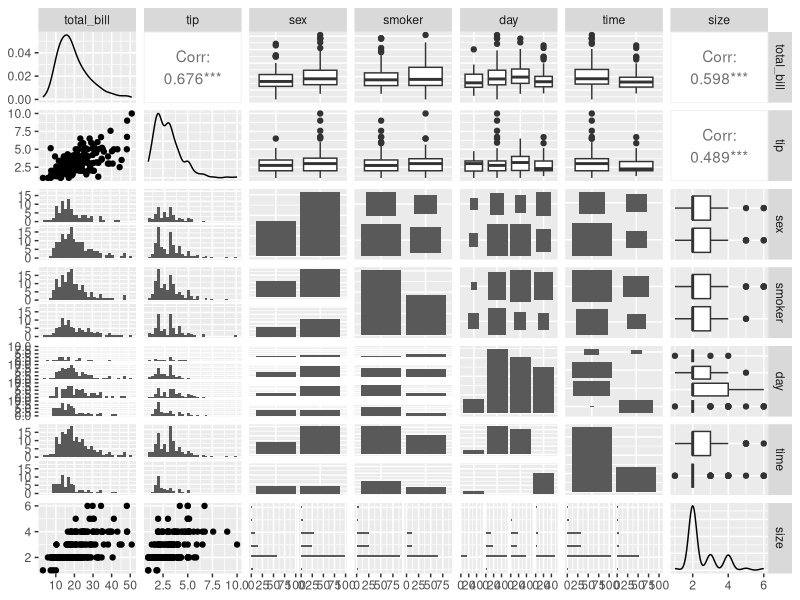
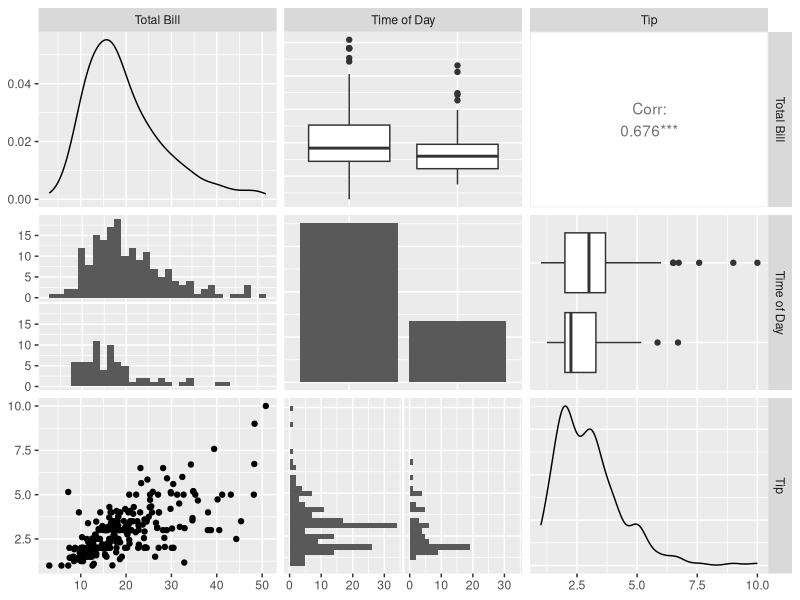
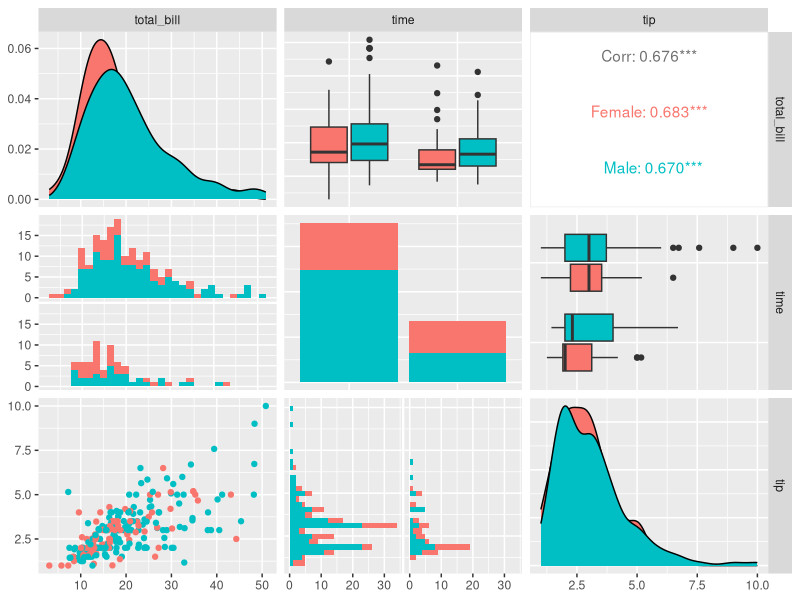
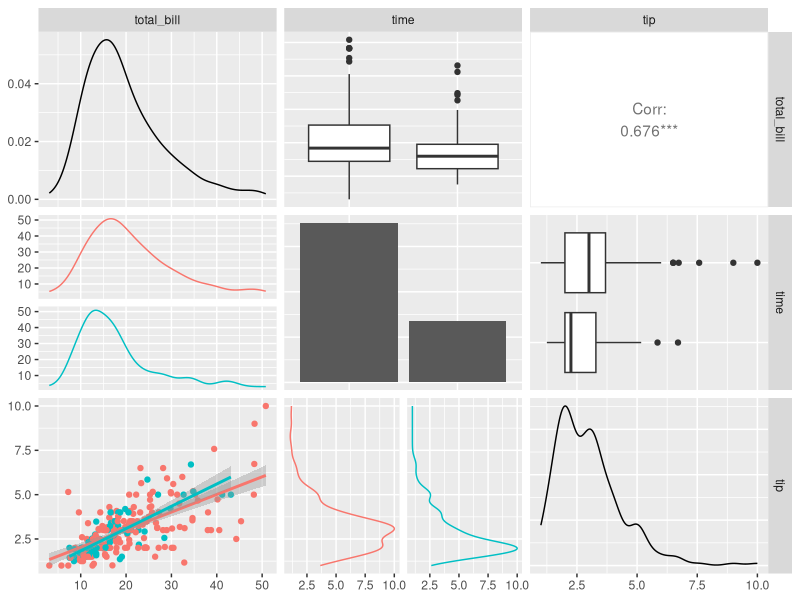
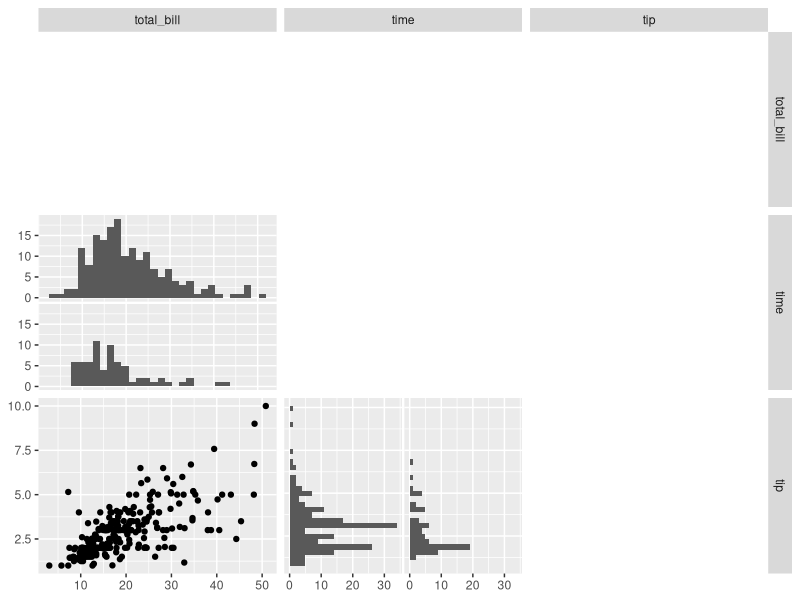
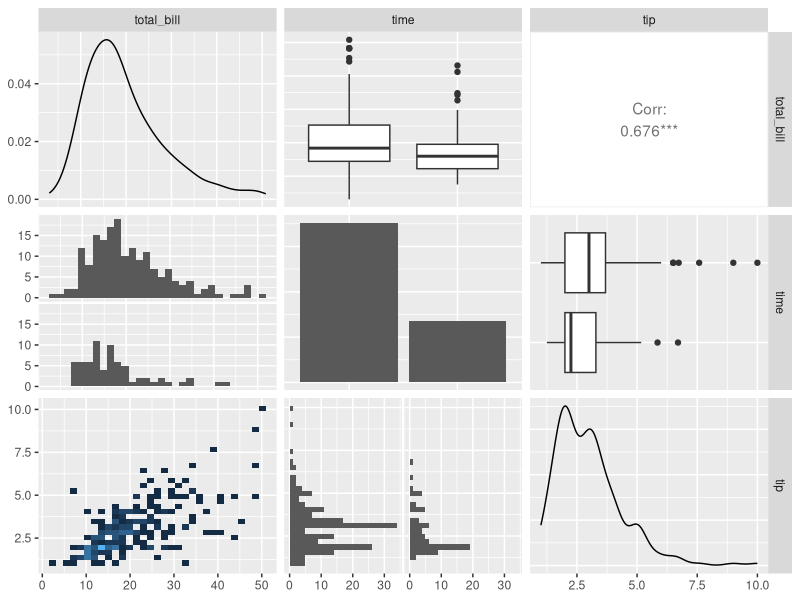
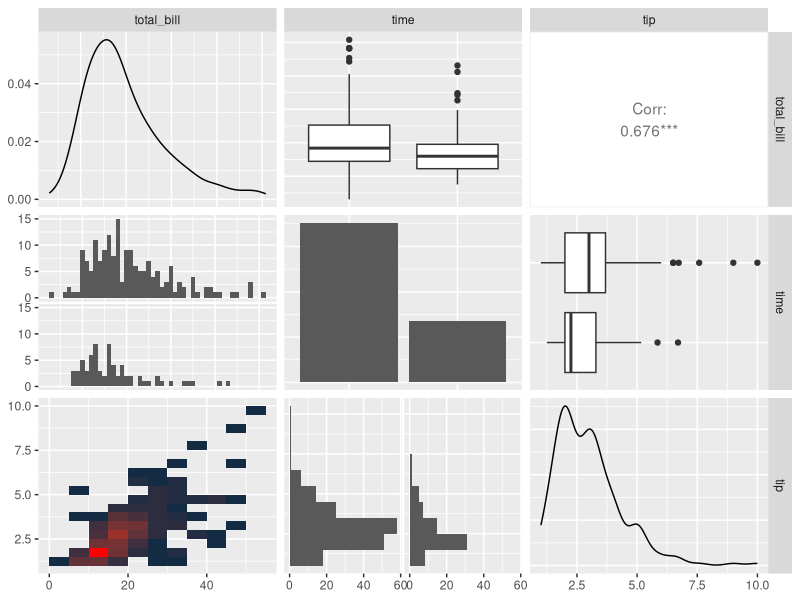
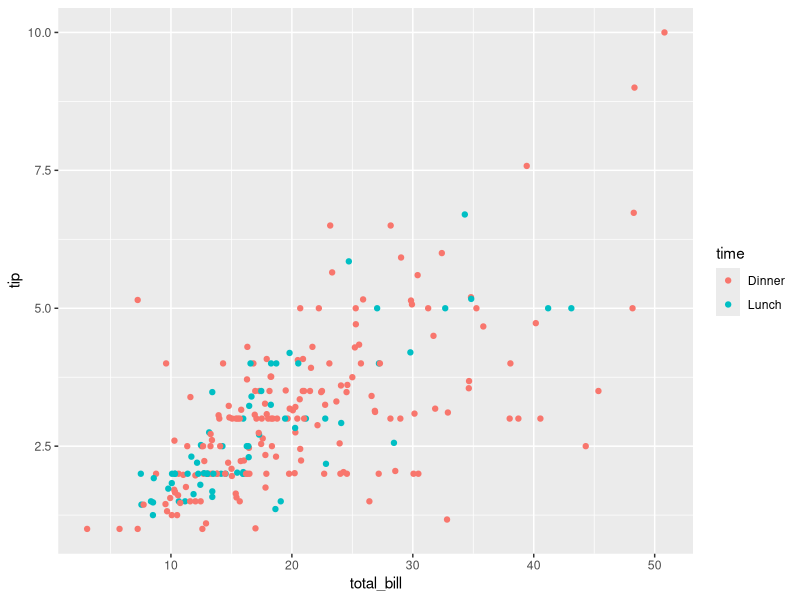

Recreate these plots in R, in order.
## ---- chunk 1
knitr::opts_chunk$set(
  collapse = TRUE,
  comment = "#>"
)
## ---- chunk 2
library(GGally)
## ---- chunk 3
data(tips)
pm <- ggpairs(tips)
pm
## too many plots for this example.

## reduce the columns being displayed
## these two lines of code produce the same plot matrix
pm <- ggpairs(tips, columns = c(1, 6, 2))
pm <- ggpairs(tips, columns = c("total_bill", "time", "tip"), columnLabels = c("Total Bill", "Time of Day", "Tip"))
pm
## ---- chunk 4
library(ggplot2)
pm <- ggpairs(tips, mapping = aes(color = sex), columns = c("total_bill", "time", "tip"))
pm
## ---- chunk 5
library(ggplot2)
pm <- ggpairs(
  tips,
  columns = c("total_bill", "time", "tip"),
  lower = list(
    continuous = "smooth",
    combo = "facetdensity",
    mapping = aes(color = time)
  )
)
pm
## ---- chunk 6
pm <- ggpairs(
  tips,
  columns = c("total_bill", "time", "tip"),
  upper = "blank",
  diag = NULL
)
pm
## ---- chunk 7
custom_function <- function(data, mapping, ...) {
  # produce ggplot2 object here
}
## ---- chunk 8
my_bin <- function(data, mapping, ..., low = "#132B43", high = "#56B1F7") {
  ggplot(data = data, mapping = mapping) +
    geom_bin2d(...) +
    scale_fill_gradient(low = low, high = high)
}
pm <- ggpairs(
  tips,
  columns = c("total_bill", "time", "tip"),
  lower = list(
    continuous = my_bin
  )
)
pm
## ---- chunk 9
pm <- ggpairs(
  tips,
  columns = c("total_bill", "time", "tip"),
  lower = list(
    combo = wrap("facethist", binwidth = 1),
    continuous = wrap(my_bin, binwidth = c(5, 0.5), high = "red")
  )
)
pm
## ---- chunk 10
pm <- ggpairs(tips, columns = c("total_bill", "time", "tip"))
# retrieve the third row, first column plot
p <- pm[3, 1]
p <- p + aes(color = time)
p
pm[3, 1] <- p
pm
## ---- chunk 11
pmBW <- pm + theme_bw()
pmBW
